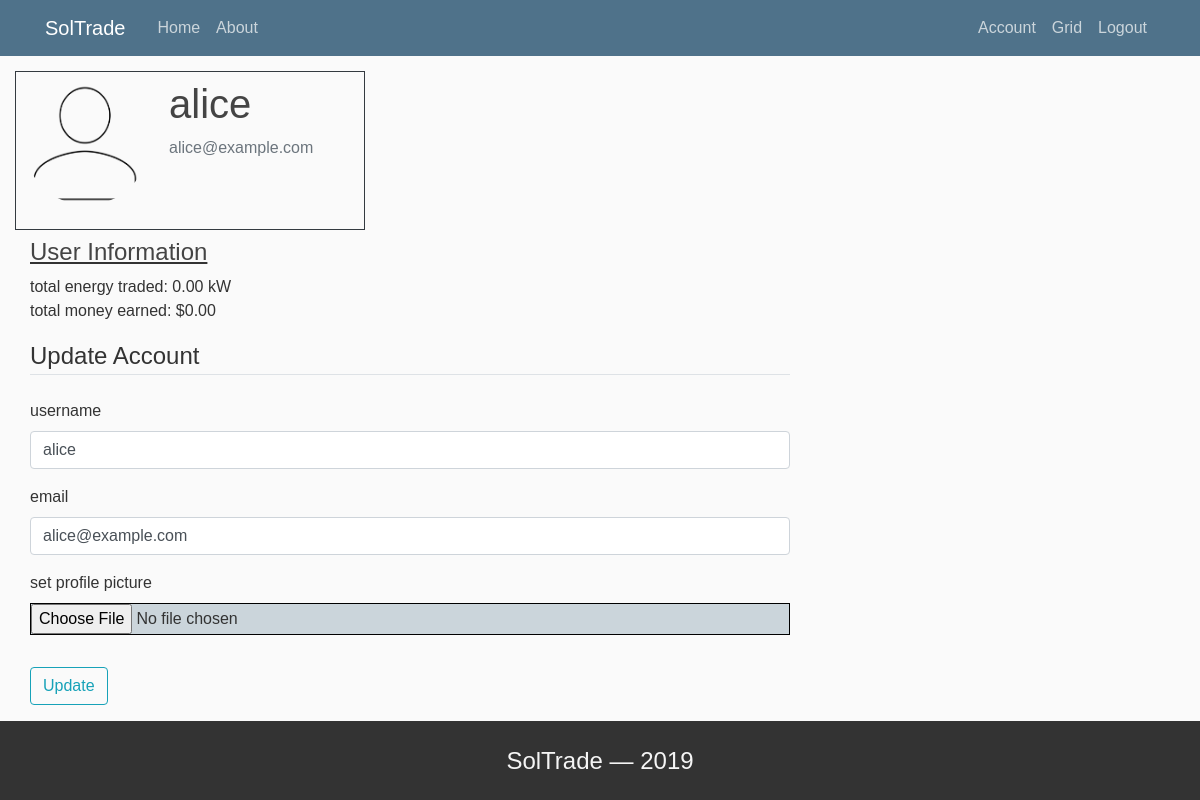
Page /account (signed in) on the committed database.
### soltrade/models.py (models this page shows, shortened)
class User(db.Model, UserMixin):
        id = db.Column(db.Integer, primary_key=True)
        username = db.Column(db.String(22), unique=True, nullable=False)
        email = db.Column(db.String(120), unique=True, nullable=False)
        image_file = db.Column(db.String(20), nullable=False, default='defaultpic.png')
        password = db.Column(db.String(60), nullable=False)
        total_energy_traded = db.Column(db.Numeric(12, 2), nullable=False, default=0.00)
        total_money_earned = db.Column(db.Numeric(12, 2), nullable=False, default=0.00)
        group_id = db.Column(db.Integer, db.ForeignKey('group.id'))
        offers = db.relationship('Offer', backref='seller', lazy=True)
        bids = db.relationship('Bid', backref='placer', lazy=True)

### soltrade/routes.py (the view)
@app.route("/account", methods=['GET', 'POST'])
@login_required
def account():
        form = UpdateAccountForm()
        if form.validate_on_submit():
                if form.pic.data:
                        pic_file = save_picture(form.pic.data)
                        current_user.image_file = pic_file
                current_user.username = form.username.data
                current_user.email = form.email.data
                db.session.commit()
                flash('Your account has been updated!', 'success')
                return redirect(url_for('account'))
        elif request.method == 'GET':
                form.username.data = current_user.username
                form.email.data = current_user.email
        image_file = url_for('static', filename='img/profilepics/' + current_user.image_file)
        return render_template('account.html', title='Account', image_file=image_file, form=form)

### soltrade/forms.py (shortened to what this page needs)
class UpdateAccountForm(FlaskForm):
    username = StringField('username', validators=[DataRequired(), Length(min=2, max=22)])
    email = StringField('email', validators=[DataRequired(), Email()])
    pic = FileField('set profile picture', validators=[FileAllowed(['jpg', 'png', 'gif'])])
    submit = SubmitField("Update")

### soltrade/models.py (called while the page is built)
@login_manager.user_loader
def load_user(user_id):
        return User.query.get(int(user_id))

### soltrade/templates/account.html (shortened to what this page needs)
{% extends "layout.html" %}
{% block content %}
<div class="content-section account">
<div class="media border border-dark p-2" style="max-width:350px"">
    <img class="rounded-circle account-img" src="{{ image_file }}">
    <div class="media-body">
    <h2 class="account-heading">{{ current_user.username }}</h2>
    <p class="text-secondary">{{ current_user.email }}</p>
    </div>
</div>
<div class="col-md-8">
<div class="user-stats mt-2">
    <u><h4>User Information</h4></u>
    <div>total energy traded: {{current_user.total_energy_traded}} kW</div>
    <div>total money earned: ${{current_user.total_money_earned}}</div>
</div>
<form method="POST" action="" enctype="multipart/form-data">
    <fieldset class="form-group">
            <legend class="border-bottom mb-4">Update Account</legend>
        <div class="form-group">
            {{ form.username.label(class="form-control-label") }}
            {% if form.username.errors %}
                {{ form.username(class="form-control is-invalid") }}
                <div class="invalid-feedback">
                    {% for error in form.username.errors %}
                        <span>{{ error }}</span>
                    {% endfor %}
                </div>
            {% else %}
                {{ form.username(class="form-control") }}
            {% endif %}
        </div>
        <div class="form-group">
            {{ form.email.label(class="form-control-label") }}
            {% if form.email.errors %}
                {{ form.email(class="form-control is-invalid") }}
                <div class="invalid-feedback">
                    {% for error in form.email.errors %}
                        <span>{{ error }}</span>
                    {% endfor %}
                </div>
            {% else %}
                {{ form.email(class="form-control") }}
            {% endif %}
        </div>
        <div class="form-group">
            {{ form.pic.label() }}
            <div class="choose-pic">{{ form.pic(class="form-control-file") }}</div>
        </div>
    </fieldset>
    <div class="form-group">
        {{ form.submit(class="btn btn-outline-info") }}
    </div>
</form>
</div>
</div>
{% endblock content %}

### soltrade/static/main.css (style rules this page uses)
body { background: #fafafa; color: #333333; font-family: 'Trebuchet MS', 'Lucida Sans Unicode', 'Lucida Grande', 'Lucida Sans', Arial, sans-serif; }
h1, h2, h3, h4, h5, h6 { color: #444444; }
.account-img { height: 125px; width: 125px; margin-right: 20px; margin-bottom: 16px; }
.account-heading { font-size: 2.5rem; }
.account { padding-top: 15px; padding-left: 15px; }
.choose-pic { background-color: #cbd5db; border: 1px solid black; }
.user-stats { margin-bottom: 15px; }

### rows in the picture
User: username "alice", email "alice@example.com", total_energy_traded "0.00", total_money_earned "0.00"
